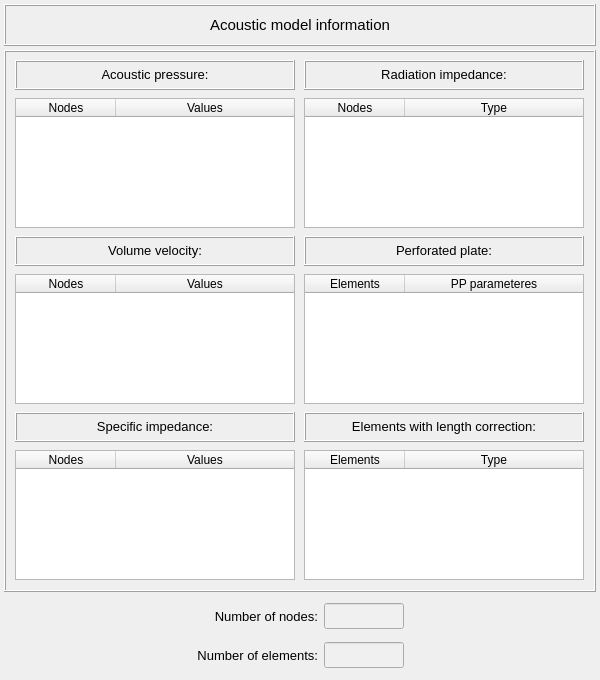
<?xml version="1.0" encoding="UTF-8"?>
<ui version="4.0">
 <class>dialog</class>
 <widget class="QDialog" name="dialog">
  <property name="geometry">
   <rect>
    <x>0</x>
    <y>0</y>
    <width>600</width>
    <height>680</height>
   </rect>
  </property>
  <property name="minimumSize">
   <size>
    <width>600</width>
    <height>680</height>
   </size>
  </property>
  <property name="maximumSize">
   <size>
    <width>600</width>
    <height>680</height>
   </size>
  </property>
  <property name="windowTitle">
   <string>Acoustic Model Information</string>
  </property>
  <layout class="QGridLayout" name="gridLayout_4">
   <property name="leftMargin">
    <number>4</number>
   </property>
   <property name="topMargin">
    <number>4</number>
   </property>
   <property name="rightMargin">
    <number>4</number>
   </property>
   <property name="bottomMargin">
    <number>4</number>
   </property>
   <property name="spacing">
    <number>4</number>
   </property>
   <item row="0" column="0">
    <widget class="QFrame" name="frame_3">
     <property name="minimumSize">
      <size>
       <width>0</width>
       <height>42</height>
      </size>
     </property>
     <property name="maximumSize">
      <size>
       <width>16777215</width>
       <height>42</height>
      </size>
     </property>
     <property name="frameShape">
      <enum>QFrame::Box</enum>
     </property>
     <property name="frameShadow">
      <enum>QFrame::Raised</enum>
     </property>
     <layout class="QGridLayout" name="gridLayout_3">
      <property name="leftMargin">
       <number>0</number>
      </property>
      <property name="topMargin">
       <number>0</number>
      </property>
      <property name="rightMargin">
       <number>0</number>
      </property>
      <property name="bottomMargin">
       <number>0</number>
      </property>
      <property name="spacing">
       <number>0</number>
      </property>
      <item row="0" column="0">
       <widget class="QLabel" name="label_12">
        <property name="font">
         <font>
          <pointsize>11</pointsize>
         </font>
        </property>
        <property name="frameShape">
         <enum>QFrame::NoFrame</enum>
        </property>
        <property name="text">
         <string>Acoustic model information</string>
        </property>
        <property name="textFormat">
         <enum>Qt::AutoText</enum>
        </property>
        <property name="alignment">
         <set>Qt::AlignCenter</set>
        </property>
       </widget>
      </item>
     </layout>
    </widget>
   </item>
   <item row="1" column="0">
    <widget class="QFrame" name="frame_2">
     <property name="minimumSize">
      <size>
       <width>310</width>
       <height>510</height>
      </size>
     </property>
     <property name="maximumSize">
      <size>
       <width>1000</width>
       <height>580</height>
      </size>
     </property>
     <property name="frameShape">
      <enum>QFrame::Box</enum>
     </property>
     <property name="frameShadow">
      <enum>QFrame::Raised</enum>
     </property>
     <layout class="QGridLayout" name="gridLayout">
      <property name="leftMargin">
       <number>4</number>
      </property>
      <property name="topMargin">
       <number>4</number>
      </property>
      <property name="rightMargin">
       <number>4</number>
      </property>
      <property name="bottomMargin">
       <number>4</number>
      </property>
      <property name="spacing">
       <number>4</number>
      </property>
      <item row="5" column="0">
       <widget class="QTreeWidget" name="treeWidget_specific_impedance">
        <property name="minimumSize">
         <size>
          <width>280</width>
          <height>130</height>
         </size>
        </property>
        <property name="maximumSize">
         <size>
          <width>280</width>
          <height>130</height>
         </size>
        </property>
        <property name="font">
         <font>
          <family>MS Shell Dlg 2</family>
         </font>
        </property>
        <column>
         <property name="text">
          <string>Nodes</string>
         </property>
         <property name="textAlignment">
          <set>AlignCenter</set>
         </property>
        </column>
        <column>
         <property name="text">
          <string>Values</string>
         </property>
         <property name="textAlignment">
          <set>AlignCenter</set>
         </property>
        </column>
       </widget>
      </item>
      <item row="1" column="0">
       <widget class="QTreeWidget" name="treeWidget_acoustic_pressure">
        <property name="minimumSize">
         <size>
          <width>280</width>
          <height>130</height>
         </size>
        </property>
        <property name="maximumSize">
         <size>
          <width>280</width>
          <height>130</height>
         </size>
        </property>
        <property name="font">
         <font>
          <family>MS Shell Dlg 2</family>
         </font>
        </property>
        <column>
         <property name="text">
          <string>Nodes</string>
         </property>
         <property name="textAlignment">
          <set>AlignCenter</set>
         </property>
        </column>
        <column>
         <property name="text">
          <string>Values</string>
         </property>
         <property name="textAlignment">
          <set>AlignCenter</set>
         </property>
        </column>
       </widget>
      </item>
      <item row="2" column="0">
       <widget class="QLabel" name="label_11">
        <property name="minimumSize">
         <size>
          <width>0</width>
          <height>30</height>
         </size>
        </property>
        <property name="maximumSize">
         <size>
          <width>16777215</width>
          <height>30</height>
         </size>
        </property>
        <property name="font">
         <font>
          <pointsize>10</pointsize>
         </font>
        </property>
        <property name="frameShape">
         <enum>QFrame::Box</enum>
        </property>
        <property name="frameShadow">
         <enum>QFrame::Raised</enum>
        </property>
        <property name="text">
         <string>&lt;html&gt;&lt;head/&gt;&lt;body&gt;&lt;p align=&quot;center&quot;&gt;Volume velocity:&lt;/p&gt;&lt;/body&gt;&lt;/html&gt;</string>
        </property>
        <property name="textFormat">
         <enum>Qt::AutoText</enum>
        </property>
        <property name="alignment">
         <set>Qt::AlignCenter</set>
        </property>
       </widget>
      </item>
      <item row="3" column="0">
       <widget class="QTreeWidget" name="treeWidget_volume_velocity">
        <property name="minimumSize">
         <size>
          <width>280</width>
          <height>130</height>
         </size>
        </property>
        <property name="maximumSize">
         <size>
          <width>280</width>
          <height>130</height>
         </size>
        </property>
        <property name="font">
         <font>
          <family>MS Shell Dlg 2</family>
         </font>
        </property>
        <column>
         <property name="text">
          <string>Nodes</string>
         </property>
         <property name="textAlignment">
          <set>AlignCenter</set>
         </property>
        </column>
        <column>
         <property name="text">
          <string>Values</string>
         </property>
         <property name="textAlignment">
          <set>AlignCenter</set>
         </property>
        </column>
       </widget>
      </item>
      <item row="4" column="0">
       <widget class="QLabel" name="label_17">
        <property name="minimumSize">
         <size>
          <width>0</width>
          <height>30</height>
         </size>
        </property>
        <property name="maximumSize">
         <size>
          <width>16777215</width>
          <height>30</height>
         </size>
        </property>
        <property name="font">
         <font>
          <pointsize>10</pointsize>
         </font>
        </property>
        <property name="frameShape">
         <enum>QFrame::Box</enum>
        </property>
        <property name="frameShadow">
         <enum>QFrame::Raised</enum>
        </property>
        <property name="text">
         <string>&lt;html&gt;&lt;head/&gt;&lt;body&gt;&lt;p align=&quot;center&quot;&gt;Specific impedance:&lt;/p&gt;&lt;/body&gt;&lt;/html&gt;</string>
        </property>
        <property name="textFormat">
         <enum>Qt::AutoText</enum>
        </property>
        <property name="alignment">
         <set>Qt::AlignCenter</set>
        </property>
       </widget>
      </item>
      <item row="0" column="0">
       <widget class="QLabel" name="label_10">
        <property name="minimumSize">
         <size>
          <width>0</width>
          <height>30</height>
         </size>
        </property>
        <property name="maximumSize">
         <size>
          <width>16777215</width>
          <height>30</height>
         </size>
        </property>
        <property name="font">
         <font>
          <pointsize>10</pointsize>
         </font>
        </property>
        <property name="frameShape">
         <enum>QFrame::Box</enum>
        </property>
        <property name="frameShadow">
         <enum>QFrame::Raised</enum>
        </property>
        <property name="text">
         <string>&lt;html&gt;&lt;head/&gt;&lt;body&gt;&lt;p align=&quot;center&quot;&gt;Acoustic pressure:&lt;/p&gt;&lt;/body&gt;&lt;/html&gt;</string>
        </property>
        <property name="textFormat">
         <enum>Qt::AutoText</enum>
        </property>
        <property name="alignment">
         <set>Qt::AlignCenter</set>
        </property>
       </widget>
      </item>
      <item row="0" column="1">
       <widget class="QLabel" name="label_9">
        <property name="minimumSize">
         <size>
          <width>0</width>
          <height>30</height>
         </size>
        </property>
        <property name="maximumSize">
         <size>
          <width>16777215</width>
          <height>30</height>
         </size>
        </property>
        <property name="font">
         <font>
          <pointsize>10</pointsize>
         </font>
        </property>
        <property name="frameShape">
         <enum>QFrame::Box</enum>
        </property>
        <property name="frameShadow">
         <enum>QFrame::Raised</enum>
        </property>
        <property name="text">
         <string>&lt;html&gt;&lt;head/&gt;&lt;body&gt;&lt;p align=&quot;center&quot;&gt;Radiation impedance:&lt;/p&gt;&lt;/body&gt;&lt;/html&gt;</string>
        </property>
        <property name="textFormat">
         <enum>Qt::AutoText</enum>
        </property>
        <property name="alignment">
         <set>Qt::AlignCenter</set>
        </property>
       </widget>
      </item>
      <item row="1" column="1">
       <widget class="QTreeWidget" name="treeWidget_radiation_impedance">
        <property name="minimumSize">
         <size>
          <width>280</width>
          <height>130</height>
         </size>
        </property>
        <property name="maximumSize">
         <size>
          <width>280</width>
          <height>130</height>
         </size>
        </property>
        <property name="font">
         <font>
          <family>MS Shell Dlg 2</family>
         </font>
        </property>
        <column>
         <property name="text">
          <string>Nodes</string>
         </property>
         <property name="textAlignment">
          <set>AlignCenter</set>
         </property>
        </column>
        <column>
         <property name="text">
          <string>Type</string>
         </property>
         <property name="textAlignment">
          <set>AlignCenter</set>
         </property>
        </column>
       </widget>
      </item>
      <item row="2" column="1">
       <widget class="QLabel" name="label_15">
        <property name="minimumSize">
         <size>
          <width>0</width>
          <height>30</height>
         </size>
        </property>
        <property name="maximumSize">
         <size>
          <width>16777215</width>
          <height>30</height>
         </size>
        </property>
        <property name="font">
         <font>
          <pointsize>10</pointsize>
         </font>
        </property>
        <property name="frameShape">
         <enum>QFrame::Box</enum>
        </property>
        <property name="frameShadow">
         <enum>QFrame::Raised</enum>
        </property>
        <property name="text">
         <string>&lt;html&gt;&lt;head/&gt;&lt;body&gt;&lt;p align=&quot;center&quot;&gt;Perforated plate:&lt;/p&gt;&lt;/body&gt;&lt;/html&gt;</string>
        </property>
        <property name="textFormat">
         <enum>Qt::AutoText</enum>
        </property>
        <property name="alignment">
         <set>Qt::AlignCenter</set>
        </property>
       </widget>
      </item>
      <item row="3" column="1">
       <widget class="QTreeWidget" name="treeWidget_perforated_plate">
        <property name="minimumSize">
         <size>
          <width>280</width>
          <height>130</height>
         </size>
        </property>
        <property name="maximumSize">
         <size>
          <width>280</width>
          <height>130</height>
         </size>
        </property>
        <property name="font">
         <font>
          <family>MS Shell Dlg 2</family>
         </font>
        </property>
        <column>
         <property name="text">
          <string>Elements</string>
         </property>
         <property name="textAlignment">
          <set>AlignCenter</set>
         </property>
        </column>
        <column>
         <property name="text">
          <string>PP parameteres</string>
         </property>
         <property name="textAlignment">
          <set>AlignCenter</set>
         </property>
        </column>
       </widget>
      </item>
      <item row="4" column="1">
       <widget class="QLabel" name="label_16">
        <property name="minimumSize">
         <size>
          <width>0</width>
          <height>30</height>
         </size>
        </property>
        <property name="maximumSize">
         <size>
          <width>16777215</width>
          <height>30</height>
         </size>
        </property>
        <property name="font">
         <font>
          <pointsize>10</pointsize>
         </font>
        </property>
        <property name="frameShape">
         <enum>QFrame::Box</enum>
        </property>
        <property name="frameShadow">
         <enum>QFrame::Raised</enum>
        </property>
        <property name="text">
         <string>&lt;html&gt;&lt;head/&gt;&lt;body&gt;&lt;p align=&quot;center&quot;&gt;Elements with length correction:&lt;/p&gt;&lt;/body&gt;&lt;/html&gt;</string>
        </property>
        <property name="textFormat">
         <enum>Qt::AutoText</enum>
        </property>
        <property name="alignment">
         <set>Qt::AlignCenter</set>
        </property>
       </widget>
      </item>
      <item row="5" column="1">
       <widget class="QTreeWidget" name="treeWidget_element_length_correction">
        <property name="minimumSize">
         <size>
          <width>280</width>
          <height>130</height>
         </size>
        </property>
        <property name="maximumSize">
         <size>
          <width>280</width>
          <height>130</height>
         </size>
        </property>
        <property name="font">
         <font>
          <family>MS Shell Dlg 2</family>
         </font>
        </property>
        <column>
         <property name="text">
          <string>Elements</string>
         </property>
         <property name="textAlignment">
          <set>AlignCenter</set>
         </property>
        </column>
        <column>
         <property name="text">
          <string>Type</string>
         </property>
         <property name="textAlignment">
          <set>AlignCenter</set>
         </property>
        </column>
       </widget>
      </item>
     </layout>
    </widget>
   </item>
   <item row="2" column="0">
    <widget class="QFrame" name="frame_4">
     <property name="minimumSize">
      <size>
       <width>0</width>
       <height>80</height>
      </size>
     </property>
     <property name="maximumSize">
      <size>
       <width>16777215</width>
       <height>80</height>
      </size>
     </property>
     <property name="frameShape">
      <enum>QFrame::NoFrame</enum>
     </property>
     <property name="frameShadow">
      <enum>QFrame::Raised</enum>
     </property>
     <layout class="QGridLayout" name="gridLayout_2">
      <property name="leftMargin">
       <number>0</number>
      </property>
      <property name="topMargin">
       <number>0</number>
      </property>
      <property name="rightMargin">
       <number>0</number>
      </property>
      <property name="bottomMargin">
       <number>0</number>
      </property>
      <item row="1" column="2">
       <widget class="QLineEdit" name="lineEdit_number_elements">
        <property name="enabled">
         <bool>false</bool>
        </property>
        <property name="minimumSize">
         <size>
          <width>80</width>
          <height>26</height>
         </size>
        </property>
        <property name="maximumSize">
         <size>
          <width>80</width>
          <height>26</height>
         </size>
        </property>
        <property name="palette">
         <palette>
          <active>
           <colorrole role="WindowText">
            <brush brushstyle="SolidPattern">
             <color alpha="255">
              <red>0</red>
              <green>0</green>
              <blue>0</blue>
             </color>
            </brush>
           </colorrole>
           <colorrole role="Button">
            <brush brushstyle="SolidPattern">
             <color alpha="255">
              <red>250</red>
              <green>250</green>
              <blue>250</blue>
             </color>
            </brush>
           </colorrole>
           <colorrole role="Dark">
            <brush brushstyle="SolidPattern">
             <color alpha="255">
              <red>0</red>
              <green>0</green>
              <blue>0</blue>
             </color>
            </brush>
           </colorrole>
           <colorrole role="Text">
            <brush brushstyle="SolidPattern">
             <color alpha="255">
              <red>0</red>
              <green>0</green>
              <blue>0</blue>
             </color>
            </brush>
           </colorrole>
           <colorrole role="ButtonText">
            <brush brushstyle="SolidPattern">
             <color alpha="255">
              <red>0</red>
              <green>0</green>
              <blue>0</blue>
             </color>
            </brush>
           </colorrole>
           <colorrole role="Base">
            <brush brushstyle="SolidPattern">
             <color alpha="255">
              <red>250</red>
              <green>250</green>
              <blue>250</blue>
             </color>
            </brush>
           </colorrole>
           <colorrole role="Window">
            <brush brushstyle="SolidPattern">
             <color alpha="255">
              <red>250</red>
              <green>250</green>
              <blue>250</blue>
             </color>
            </brush>
           </colorrole>
          </active>
          <inactive>
           <colorrole role="WindowText">
            <brush brushstyle="SolidPattern">
             <color alpha="255">
              <red>0</red>
              <green>0</green>
              <blue>0</blue>
             </color>
            </brush>
           </colorrole>
           <colorrole role="Button">
            <brush brushstyle="SolidPattern">
             <color alpha="255">
              <red>250</red>
              <green>250</green>
              <blue>250</blue>
             </color>
            </brush>
           </colorrole>
           <colorrole role="Dark">
            <brush brushstyle="SolidPattern">
             <color alpha="255">
              <red>0</red>
              <green>0</green>
              <blue>0</blue>
             </color>
            </brush>
           </colorrole>
           <colorrole role="Text">
            <brush brushstyle="SolidPattern">
             <color alpha="255">
              <red>0</red>
              <green>0</green>
              <blue>0</blue>
             </color>
            </brush>
           </colorrole>
           <colorrole role="ButtonText">
            <brush brushstyle="SolidPattern">
             <color alpha="255">
              <red>0</red>
              <green>0</green>
              <blue>0</blue>
             </color>
            </brush>
           </colorrole>
           <colorrole role="Base">
            <brush brushstyle="SolidPattern">
             <color alpha="255">
              <red>250</red>
              <green>250</green>
              <blue>250</blue>
             </color>
            </brush>
           </colorrole>
           <colorrole role="Window">
            <brush brushstyle="SolidPattern">
             <color alpha="255">
              <red>250</red>
              <green>250</green>
              <blue>250</blue>
             </color>
            </brush>
           </colorrole>
          </inactive>
          <disabled>
           <colorrole role="WindowText">
            <brush brushstyle="SolidPattern">
             <color alpha="255">
              <red>100</red>
              <green>100</green>
              <blue>100</blue>
             </color>
            </brush>
           </colorrole>
           <colorrole role="Button">
            <brush brushstyle="SolidPattern">
             <color alpha="255">
              <red>240</red>
              <green>240</green>
              <blue>240</blue>
             </color>
            </brush>
           </colorrole>
           <colorrole role="Dark">
            <brush brushstyle="SolidPattern">
             <color alpha="255">
              <red>0</red>
              <green>0</green>
              <blue>0</blue>
             </color>
            </brush>
           </colorrole>
           <colorrole role="Text">
            <brush brushstyle="SolidPattern">
             <color alpha="255">
              <red>100</red>
              <green>100</green>
              <blue>100</blue>
             </color>
            </brush>
           </colorrole>
           <colorrole role="ButtonText">
            <brush brushstyle="SolidPattern">
             <color alpha="255">
              <red>100</red>
              <green>100</green>
              <blue>100</blue>
             </color>
            </brush>
           </colorrole>
           <colorrole role="Base">
            <brush brushstyle="SolidPattern">
             <color alpha="255">
              <red>240</red>
              <green>240</green>
              <blue>240</blue>
             </color>
            </brush>
           </colorrole>
           <colorrole role="Window">
            <brush brushstyle="SolidPattern">
             <color alpha="255">
              <red>240</red>
              <green>240</green>
              <blue>240</blue>
             </color>
            </brush>
           </colorrole>
          </disabled>
         </palette>
        </property>
        <property name="font">
         <font>
          <pointsize>10</pointsize>
         </font>
        </property>
        <property name="styleSheet">
         <string notr="true">QLineEdit{color: rgb(0, 0, 0); background-color: rgb(250, 250, 250)}
QLineEdit:disabled{color: rgb(100, 100, 100); background-color: rgb(240, 240, 240)}background-color: rgb(255, 255, 255);</string>
        </property>
        <property name="alignment">
         <set>Qt::AlignCenter</set>
        </property>
       </widget>
      </item>
      <item row="0" column="1">
       <widget class="QLabel" name="label_13">
        <property name="minimumSize">
         <size>
          <width>0</width>
          <height>26</height>
         </size>
        </property>
        <property name="maximumSize">
         <size>
          <width>200</width>
          <height>26</height>
         </size>
        </property>
        <property name="font">
         <font>
          <pointsize>10</pointsize>
         </font>
        </property>
        <property name="frameShape">
         <enum>QFrame::NoFrame</enum>
        </property>
        <property name="text">
         <string>Number of nodes:</string>
        </property>
        <property name="textFormat">
         <enum>Qt::AutoText</enum>
        </property>
        <property name="alignment">
         <set>Qt::AlignRight|Qt::AlignTrailing|Qt::AlignVCenter</set>
        </property>
       </widget>
      </item>
      <item row="1" column="1">
       <widget class="QLabel" name="label_14">
        <property name="minimumSize">
         <size>
          <width>0</width>
          <height>26</height>
         </size>
        </property>
        <property name="maximumSize">
         <size>
          <width>200</width>
          <height>26</height>
         </size>
        </property>
        <property name="font">
         <font>
          <pointsize>10</pointsize>
         </font>
        </property>
        <property name="frameShape">
         <enum>QFrame::NoFrame</enum>
        </property>
        <property name="text">
         <string>Number of elements:</string>
        </property>
        <property name="textFormat">
         <enum>Qt::AutoText</enum>
        </property>
        <property name="alignment">
         <set>Qt::AlignRight|Qt::AlignTrailing|Qt::AlignVCenter</set>
        </property>
       </widget>
      </item>
      <item row="0" column="2">
       <widget class="QLineEdit" name="lineEdit_number_nodes">
        <property name="enabled">
         <bool>false</bool>
        </property>
        <property name="minimumSize">
         <size>
          <width>80</width>
          <height>26</height>
         </size>
        </property>
        <property name="maximumSize">
         <size>
          <width>80</width>
          <height>26</height>
         </size>
        </property>
        <property name="palette">
         <palette>
          <active>
           <colorrole role="WindowText">
            <brush brushstyle="SolidPattern">
             <color alpha="255">
              <red>0</red>
              <green>0</green>
              <blue>0</blue>
             </color>
            </brush>
           </colorrole>
           <colorrole role="Button">
            <brush brushstyle="SolidPattern">
             <color alpha="255">
              <red>250</red>
              <green>250</green>
              <blue>250</blue>
             </color>
            </brush>
           </colorrole>
           <colorrole role="Dark">
            <brush brushstyle="SolidPattern">
             <color alpha="255">
              <red>0</red>
              <green>0</green>
              <blue>0</blue>
             </color>
            </brush>
           </colorrole>
           <colorrole role="Text">
            <brush brushstyle="SolidPattern">
             <color alpha="255">
              <red>0</red>
              <green>0</green>
              <blue>0</blue>
             </color>
            </brush>
           </colorrole>
           <colorrole role="ButtonText">
            <brush brushstyle="SolidPattern">
             <color alpha="255">
              <red>0</red>
              <green>0</green>
              <blue>0</blue>
             </color>
            </brush>
           </colorrole>
           <colorrole role="Base">
            <brush brushstyle="SolidPattern">
             <color alpha="255">
              <red>250</red>
              <green>250</green>
              <blue>250</blue>
             </color>
            </brush>
           </colorrole>
           <colorrole role="Window">
            <brush brushstyle="SolidPattern">
             <color alpha="255">
              <red>250</red>
              <green>250</green>
              <blue>250</blue>
             </color>
            </brush>
           </colorrole>
          </active>
          <inactive>
           <colorrole role="WindowText">
            <brush brushstyle="SolidPattern">
             <color alpha="255">
              <red>0</red>
              <green>0</green>
              <blue>0</blue>
             </color>
            </brush>
           </colorrole>
           <colorrole role="Button">
            <brush brushstyle="SolidPattern">
             <color alpha="255">
              <red>250</red>
              <green>250</green>
              <blue>250</blue>
             </color>
            </brush>
           </colorrole>
           <colorrole role="Dark">
            <brush brushstyle="SolidPattern">
             <color alpha="255">
              <red>0</red>
              <green>0</green>
              <blue>0</blue>
             </color>
            </brush>
           </colorrole>
           <colorrole role="Text">
            <brush brushstyle="SolidPattern">
             <color alpha="255">
              <red>0</red>
              <green>0</green>
              <blue>0</blue>
             </color>
            </brush>
           </colorrole>
           <colorrole role="ButtonText">
            <brush brushstyle="SolidPattern">
             <color alpha="255">
              <red>0</red>
              <green>0</green>
              <blue>0</blue>
             </color>
            </brush>
           </colorrole>
           <colorrole role="Base">
            <brush brushstyle="SolidPattern">
             <color alpha="255">
              <red>250</red>
              <green>250</green>
              <blue>250</blue>
             </color>
            </brush>
           </colorrole>
           <colorrole role="Window">
            <brush brushstyle="SolidPattern">
             <color alpha="255">
              <red>250</red>
              <green>250</green>
              <blue>250</blue>
             </color>
            </brush>
           </colorrole>
          </inactive>
          <disabled>
           <colorrole role="WindowText">
            <brush brushstyle="SolidPattern">
             <color alpha="255">
              <red>100</red>
              <green>100</green>
              <blue>100</blue>
             </color>
            </brush>
           </colorrole>
           <colorrole role="Button">
            <brush brushstyle="SolidPattern">
             <color alpha="255">
              <red>240</red>
              <green>240</green>
              <blue>240</blue>
             </color>
            </brush>
           </colorrole>
           <colorrole role="Dark">
            <brush brushstyle="SolidPattern">
             <color alpha="255">
              <red>0</red>
              <green>0</green>
              <blue>0</blue>
             </color>
            </brush>
           </colorrole>
           <colorrole role="Text">
            <brush brushstyle="SolidPattern">
             <color alpha="255">
              <red>100</red>
              <green>100</green>
              <blue>100</blue>
             </color>
            </brush>
           </colorrole>
           <colorrole role="ButtonText">
            <brush brushstyle="SolidPattern">
             <color alpha="255">
              <red>100</red>
              <green>100</green>
              <blue>100</blue>
             </color>
            </brush>
           </colorrole>
           <colorrole role="Base">
            <brush brushstyle="SolidPattern">
             <color alpha="255">
              <red>240</red>
              <green>240</green>
              <blue>240</blue>
             </color>
            </brush>
           </colorrole>
           <colorrole role="Window">
            <brush brushstyle="SolidPattern">
             <color alpha="255">
              <red>240</red>
              <green>240</green>
              <blue>240</blue>
             </color>
            </brush>
           </colorrole>
          </disabled>
         </palette>
        </property>
        <property name="font">
         <font>
          <pointsize>10</pointsize>
         </font>
        </property>
        <property name="styleSheet">
         <string notr="true">QLineEdit{color: rgb(0, 0, 0); background-color: rgb(250, 250, 250)}
QLineEdit:disabled{color: rgb(100, 100, 100); background-color: rgb(240, 240, 240)}background-color: rgb(255, 255, 255);</string>
        </property>
        <property name="alignment">
         <set>Qt::AlignCenter</set>
        </property>
       </widget>
      </item>
      <item row="0" column="0">
       <spacer name="horizontalSpacer">
        <property name="orientation">
         <enum>Qt::Horizontal</enum>
        </property>
        <property name="sizeHint" stdset="0">
         <size>
          <width>40</width>
          <height>20</height>
         </size>
        </property>
       </spacer>
      </item>
      <item row="0" column="3">
       <spacer name="horizontalSpacer_2">
        <property name="orientation">
         <enum>Qt::Horizontal</enum>
        </property>
        <property name="sizeHint" stdset="0">
         <size>
          <width>40</width>
          <height>20</height>
         </size>
        </property>
       </spacer>
      </item>
     </layout>
    </widget>
   </item>
  </layout>
 </widget>
 <resources/>
 <connections/>
</ui>
